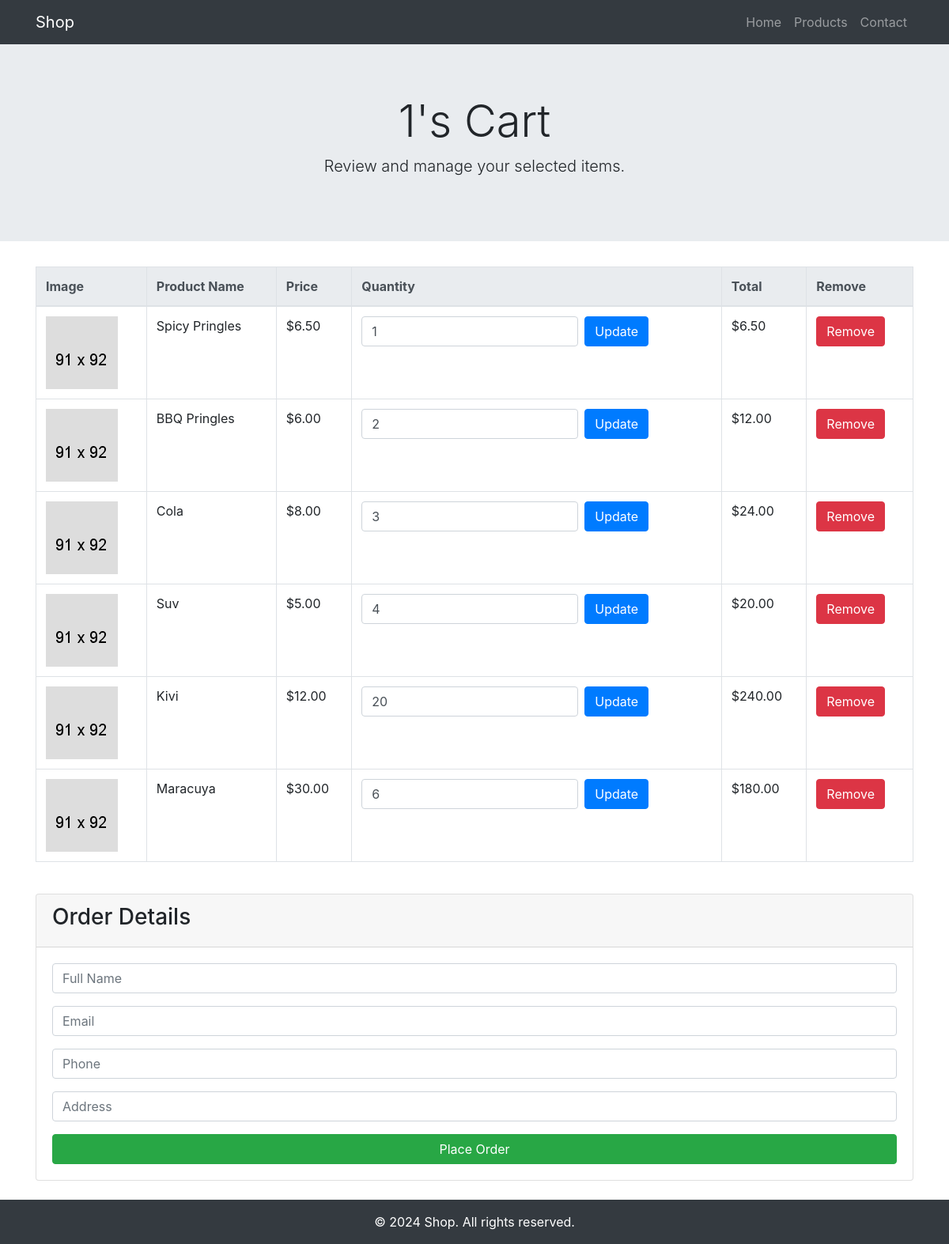
The app's page /user/mycart/ (signed in), older data.
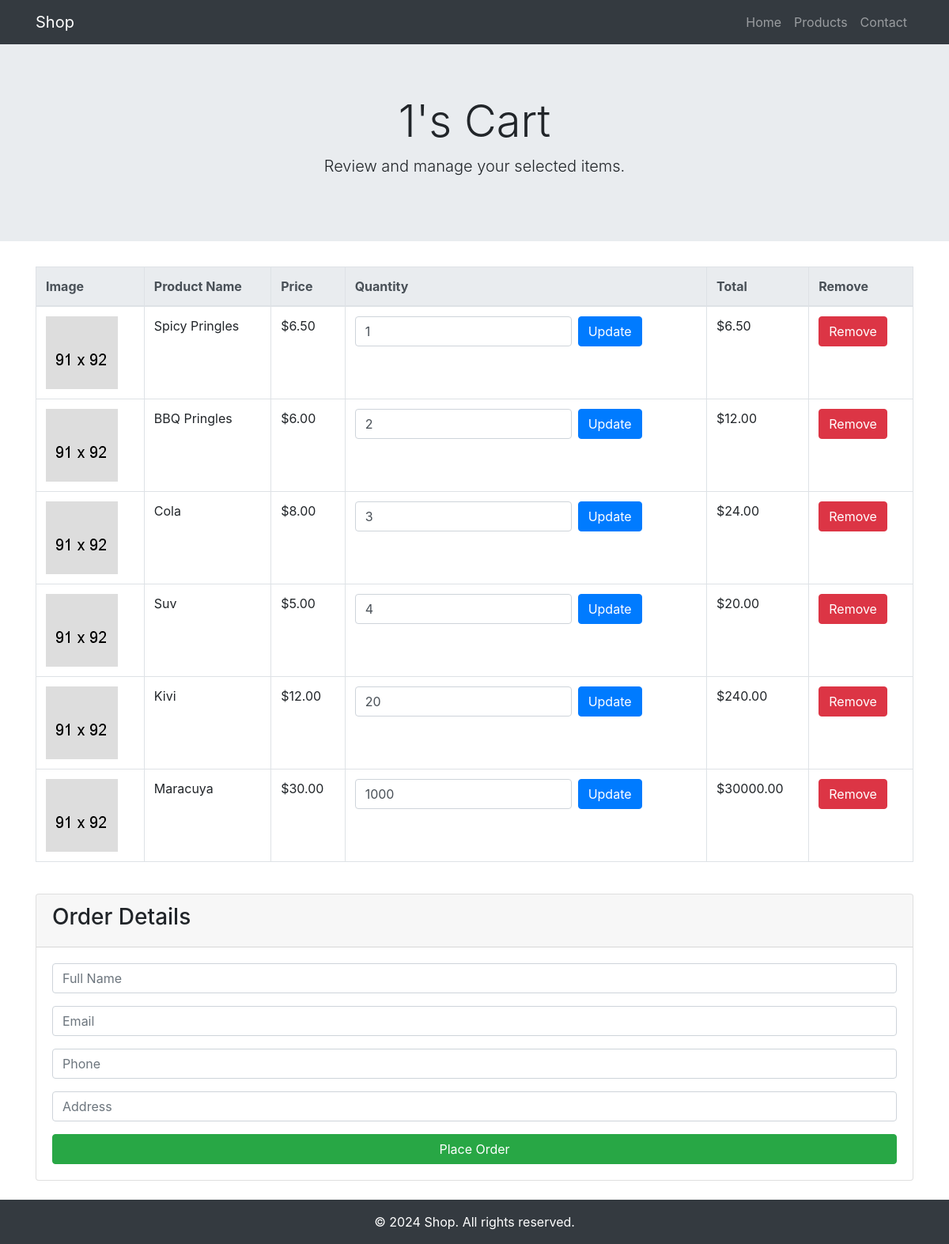
The same page, newer data.
### goods/models.py (models this page shows, shortened)
class CartProduct(models.Model):
    productImg = models.ForeignKey(ProductImg, on_delete=models.SET_NULL, null=True, related_name='cart_products')
    product = models.ForeignKey(Product, on_delete=models.SET_NULL, null=True)
    cart = models.ForeignKey(Cart, on_delete=models.CASCADE, related_name='cart_products')
    quantity = models.PositiveIntegerField(default=1)
    total_price = models.DecimalField(max_digits=10, decimal_places=2, blank=True, null=True)

class Product(models.Model):
    name = models.CharField(max_length=255)
    quantity = models.PositiveIntegerField(default=1)
    price = models.DecimalField(max_digits=8, decimal_places=2)
    category = models.ForeignKey(Category, on_delete=models.CASCADE, related_name='products')
    description = models.TextField()

### goods/user/views.py (the view)
# urls.py: path('mycart/', views.myCart, name='mycart'),
def myCart(request):
    cart, created = models.Cart.objects.get_or_create(author=request.user, is_active=True)
    cartProduct = models.CartProduct.objects.filter(cart=cart.id)
    context = {}
    context['cart'] = cart
    context['cartpro'] = cartProduct
    return render(request, 'user/detail.html', context)

### templates/user/detail.html (shortened to what this page needs)
<!DOCTYPE html>
{% load static %}
<html lang="en">
<head>
    <link href="https://stackpath.bootstrapcdn.com/bootstrap/4.5.2/css/bootstrap.min.css" rel="stylesheet">
</head>
<body>
    <nav class="navbar navbar-expand-lg navbar-dark bg-dark">
        <div class="container">
            <a class="navbar-brand" href="{% url 'index' %}">Shop</a>
            <div class="collapse navbar-collapse" id="navbarNav">
                <ul class="navbar-nav ml-auto">
                    <li class="nav-item">
                        <a class="nav-link" href="{% url 'index' %}">Home</a>
                    </li>
                    <li class="nav-item">
                        <a class="nav-link" href="#">Products</a>
                    </li>
                    <li class="nav-item">
                        <a class="nav-link" href="#">Contact</a>
                    </li>
                </ul>
            </div>
        </div>
    </nav>
    <div class="jumbotron jumbotron-fluid text-center">
        <div class="container">
            <h1 class="display-4">{{ cart.author.username }}'s Cart</h1>
            <p class="lead">Review and manage your selected items.</p>
        </div>
    </div>
    <div class="container mt-4">
        <div class="table-responsive">
            <table class="table table-bordered table-hover">
                <thead class="thead-light">
                    <tr>
                        <th>Image</th>
                        <th>Product Name</th>
                        <th>Price</th>
                        <th>Quantity</th>
                        <th>Total</th>
                        <th>Remove</th>
                    </tr>
                </thead>
                <tbody>
                    {% for pro in cartpro %}
                    <tr>
                        <td>
                            <a href="#"><img width="91" height="91" src="{% static 'assets/img/cart/cat-img-1.png' %}" alt="Image" class="img-fluid"></a>
                        </td>
                        <td>{{ pro.product.name }}</td>
                        <td>${{ pro.product.price }}</td>
                        <td>
                            <form action="{% url 'substract' pro.id %}" method="POST" class="form-inline">
                                <input type="number" value="{{ pro.quantity }}" name="quantity" min="0" class="form-control mr-2">
                                <button type="submit" class="btn btn-primary">Update</button>
                            </form>
                        </td>
                        <td>${{ pro.total_price }}</td>
                        <td>
                            <a href="{% url 'delete' pro.id %}" class="btn btn-danger">Remove</a>
                        </td>
                    </tr>
                    {% endfor %}
                </tbody>
            </table>
        </div>
        <div class="card mt-4">
            <div class="card-header">
                <h3>Order Details</h3>
            </div>
            <div class="card-body">
                <form action="{% url 'createOrder' cart.id %}" method="post">
                    <div class="form-group">
                        <input type="text" name="full_name" placeholder="Full Name" class="form-control">
                    </div>
                    <div class="form-group">
                        <input type="email" name="email" placeholder="Email" class="form-control">
                    </div>
                    <div class="form-group">
                        <input type="text" name="phone" placeholder="Phone" class="form-control">
                    </div>
                    <div class="form-group">
                        <input type="text" name="address" placeholder="Address" class="form-control">
                    </div>
                    <button type="submit" class="btn btn-success btn-block">Place Order</button>
                </form>
            </div>
        </div>
    </div>
    <footer class="bg-dark text-white text-center py-3 mt-4">
        <div class="container">
            <p class="mb-0">© 2024 Shop. All rights reserved.</p>
        </div>
    </footer>
</body>
</html>

Row changes from the older to the newer data that the page shows:
changed CartProduct "Maracuya": quantity "6" → "1000"; total_price "180.00" → "30000.00"
